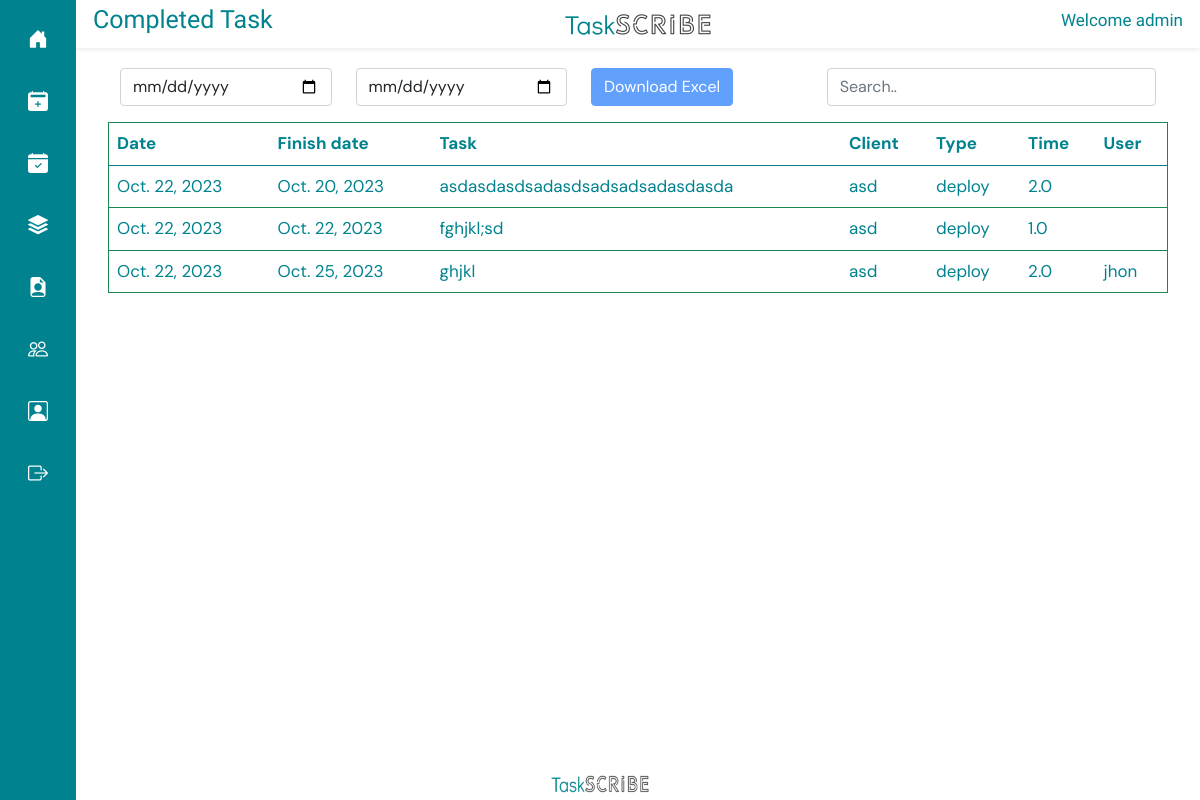
/completed-task/ (signed in), run on an earlier commit of the app's database.
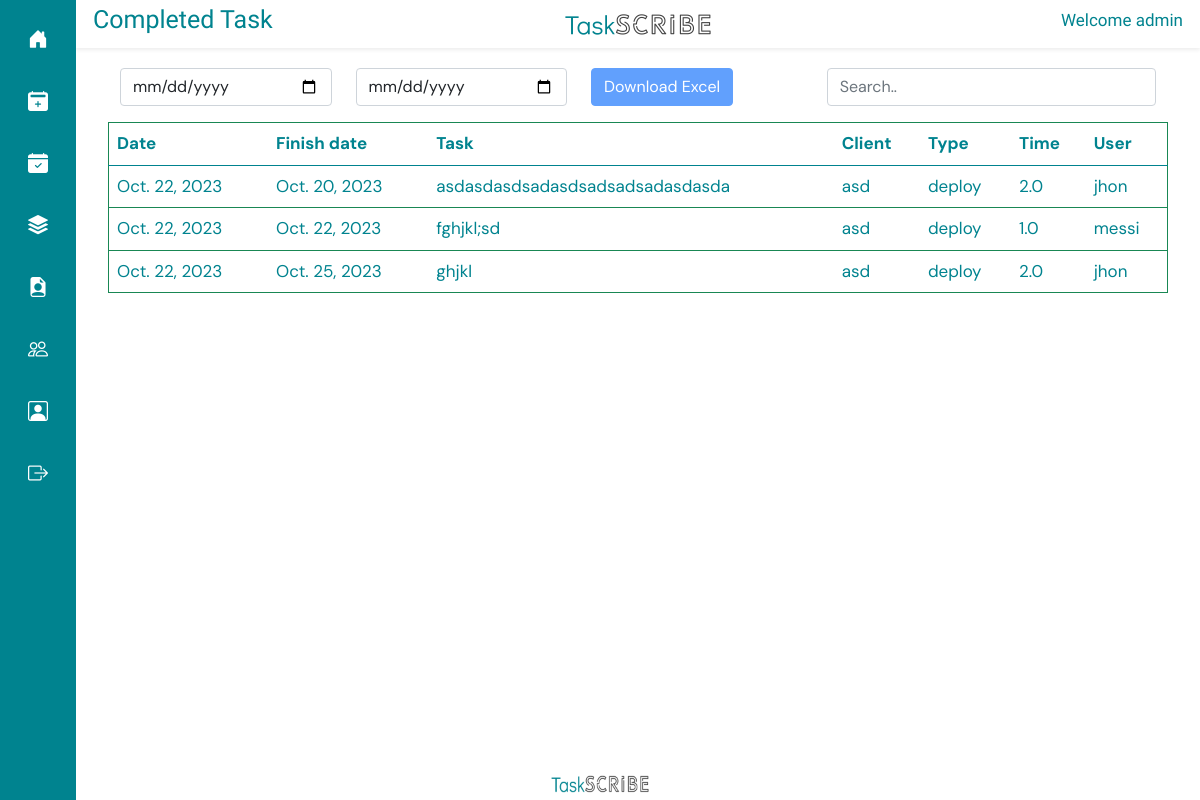
And on a later commit of the database.
### taskapp/models.py (models this page shows, shortened)
class Task(models.Model):
    name = models.CharField(max_length=500,)
    user = models.ForeignKey(CustomUser, on_delete=models.PROTECT)
    assigned_user = models.ForeignKey(CustomUser, on_delete=models.PROTECT, related_name='assigned_user')
    type = models.ForeignKey(Type, on_delete=models.CASCADE)
    client = models.ForeignKey(Client, on_delete=models.PROTECT)
    date = models.DateField()
    priority = models.CharField(max_length=6, choices=PRIORITY, default='low', null=True)
    created_at = models.DateField(auto_now_add=True, null=True)
    status = models.CharField(max_length=1, choices=STATUS, default='0')
    time = models.FloatField()

class Client(models.Model):
    name = models.CharField(max_length=100)
    description = models.TextField(max_length=500, null=True)
    file = models.FileField(upload_to='documetns/')
    original_filename = models.CharField(max_length=255)
    uploaded_at = models.DateTimeField(auto_now_add=True)

class Type(models.Model):
    name = models.CharField(max_length=100)
    def __str__(self) -> str:
        return self.name

class CustomUser(AbstractUser):
    ROLE_CHOICES = (
        ('admin', 'Admin'),
        ('general', 'General'),
    )
    role = models.CharField(max_length=10, choices=ROLE_CHOICES, default='general')
    def __str__(self):
        return self.username

### taskapp/views.py (the view)
# urls.py: path('completed-task/', completed_task, name="completed_task"),
@login_required(login_url="/login/")
def completed_task(request):
    userall = CustomUser.objects.get(id=request.user.id)
    print(userall)
    if request.user.is_superuser:
        completed_tasks = Task.objects.filter(status="1")
    else:
        completed_tasks = Task.objects.filter(assigned_user=userall, status="1")
    return render(request, "completed_task.html", {
        "completed_tasks" : completed_tasks
    })

### templates/completed_task.html (shortened to what this page needs)
{% extends 'base.html' %}
{% load static %}
{% block titlecontent %}
<div class="row shadow-sm align-items-center" style=" margin-top: 0px; padding: 5px;  color: #00838f;">
  <div class="col">
    <h2 style="font-family: Didact Gothic; text-align: left; font-size: 25px;">Completed Task</h2>
  </div>
  <div class="col align-items-center text-center">
    <img src="{% static 'img/logof.png' %}" width="150px" height="25px" alt="">
  </div>
  <div class="col align-items-center">
    <h2  style="font-family: Didact Gothic; text-align: right; font-size: 17px;">Welcome {{ user.username }}</h2>
  </div>
</div>
{% endblock %}
{% block content %}
<div class="row  m-3 p-1" style="padding-bottom: 0px; margin-top: 10px; overflow-x: scroll;">
        <div class="col-8">
          <form id="filter-form" method="get" action="{% url 'download_excel' %}" onsubmit="return submitForm()">
            <div class="row">
              <div class="col">
                <input class="form-control" type="date" name="start_date" id="start_date" required>
              </div>
              <div class="col">
                <input class="form-control" type="date" name="end_date" id="end_date" required>
              </div>
              <div class="col">
                <button class="btn btn-primary" type="submit" id="download-button" disabled>Download Excel</button>
              </div>
            </div>
        </form>
        </div>
        <div class="col-4">
          <input type="text-l" class="form-control" id="myInput" placeholder="Search..">
        </div>
    <table id="dtBasicExample" class=" table table-hover p-1 border border-success mt-3" style="color: #00838f;">
        <thead>
          <tr>
            <th>Date</th>
            <th>Finish date</th>
            <th>Task</th>
            <th>Client</th>
            <th>Type</th>
            <th>Time</th>
            <th>User</th>
          </tr>
        </thead>
        <tbody id="myTable">
        {% for task in completed_tasks %}
          <tr>
            <td>{{ task.created_at }}</td>
            <td>{{ task.date }}</td>
            <td>{{ task.name }}</td>
            <td>{{ task.client.name}}</td>
            <td>{{ task.type}}</td>
            <td>{{ task.time}}</td>
            <td>{{ task.assigned_user }}</td>
          </tr>
        {% endfor %}
        </tbody>
      </table>
    </div>
</div>
{% endblock%}

What changed in the data, as far as the page shows it:
changed Task "Oct. 20, 2023": assigned_user (not shown) → "jhon"
changed Task "fghjkl;sd": assigned_user (not shown) → "messi"
